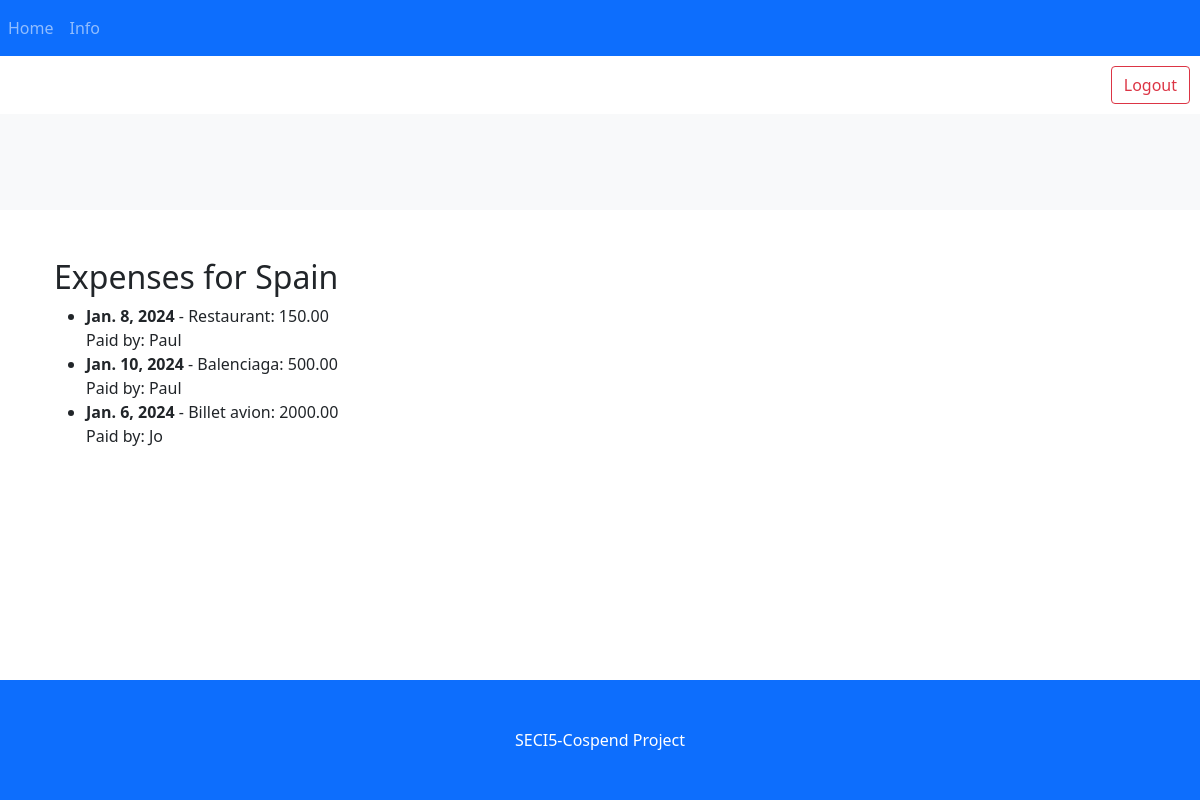
The page /cospend/consult_expenses/1/ (signed in) on the database its author committed.
### expense_manager/models.py (models this page shows)
class Group(models.Model):
    owner = models.ForeignKey(User, related_name='owned_groups', on_delete=models.CASCADE)
    members = models.ManyToManyField(User, related_name='group_members')
    name = models.CharField(max_length=100)

class Expense(models.Model):
    title = models.CharField(max_length=100)
    date = models.DateField()
    paid_by = models.ForeignKey(User, related_name='expenses_paid', on_delete=models.CASCADE)
    involved_members = models.ManyToManyField(User, related_name='expenses_involved')
    amount = models.DecimalField(max_digits=10, decimal_places=2)
    description = models.TextField(blank=True, null=True)
    group = models.ForeignKey(Group, on_delete=models.CASCADE)

### expense_manager/views.py (the view)
# urls.py: path('consult_expenses/<int:group_id>/', views.consult_expenses, name='consult_expenses'),
@login_required
def consult_expenses(request, group_id):
    group = get_object_or_404(Group, id=group_id)
    if request.user not in group.members.all():
        return HttpResponseForbidden()
    expenses = Expense.objects.filter(group=group)
    return render(
        request,
        "expense_manager/consult_expenses.html",
        {"group": group, "expenses": expenses},
    )

### expense_manager/templates/expense_manager/consult_expenses.html
{% extends '_base.html' %}
{% block content %}
<div class="container">
    <h2>Expenses for {{ group.name }}</h2>
    <ul>
        {% for expense in expenses %}
        <li>
            <strong>{{ expense.date }}</strong> - {{ expense.title }}: {{ expense.amount }}
            <br>
            Paid by: {{ expense.paid_by.username }}
        </li>
    {% empty %}
        <li>No expenses recorded.</li>
    {% endfor %}
    </ul>
</div>
{% endblock %}

### templates/_base.html (shortened to what this page needs)
<!DOCTYPE html>
<html lang="fr" style="height: 100%;">
<head>
    {% load static %}
    <link rel="stylesheet" href="{% static 'expense_manager/style.css' %}">
    <link href="https://cdn.jsdelivr.net/npm/bootstrap@5.0.2/dist/css/bootstrap.min.css" rel="stylesheet">
    <link rel="stylesheet" href="https://cdnjs.cloudflare.com/ajax/libs/font-awesome/4.7.0/css/font-awesome.min.css">
</head>
<body>
    <nav class="navbar navbar-expand-lg navbar-dark bg-primary">
        {% if request.user.is_authenticated %}
            <div class="navbar-nav">
                <a href="{% url 'home' %}" class="nav-item nav-link">Home</a>
                <a href="{% url 'info' %}" class="nav-item nav-link">Info</a>
            </div>
        {% endif %}
    </nav>
    {% if request.user.is_authenticated %}
        <div class="text-end" style="padding: 10px;">
            <form action="{% url 'logout' %}" method="post">
                <button type="submit" class="btn btn-outline-danger">Logout</button>
            </form>
        </div>
    {% endif %}
    <header class="py-5 mb-5 bg-light">
    </header>
    <main>
        <div class="container">
            {% block content %}{% endblock content %}
        </div>
    </main>
    <footer class="py-5 bg-primary">
        <div class="container text-center text-white">
            <p class="m-0">SECI5-Cospend Project</p>
        </div>
    </footer>
</body>
</html>

### expense_manager/static/expense_manager/style.css (style rules this page uses)
body, html { height: 100%; }
body { display: flex; flex-direction: column; }
main { flex: 1; }
footer { flex-shrink: 0; }

### rows shown on the page
Group: name "Spain"
Expense: date "Jan. 8, 2024", title "Restaurant", amount "150.00", paid_by.username "Paul"
Expense: date "Jan. 10, 2024", title "Balenciaga", amount "500.00", paid_by.username "Paul"
Expense: date "Jan. 6, 2024", title "Billet avion", amount "2000.00", paid_by.username "Jo"
